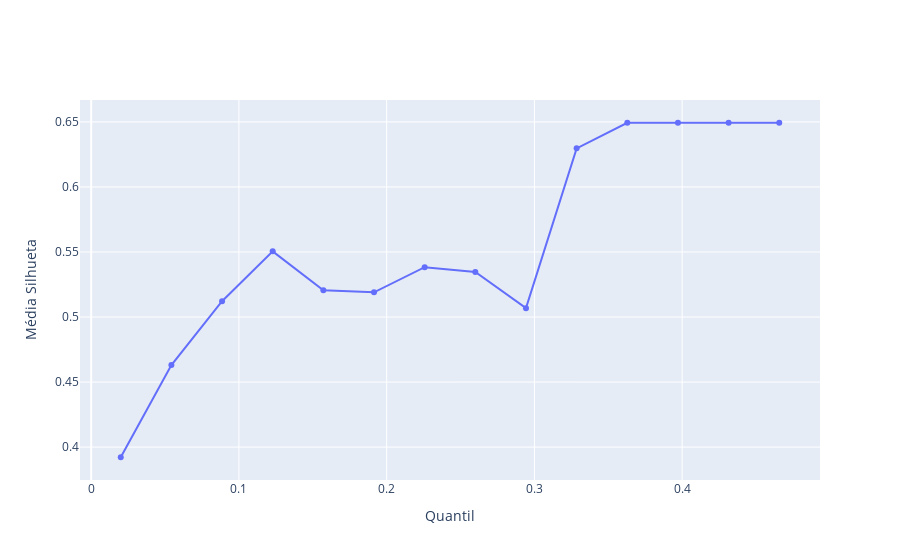

The notebook cell this image was saved under:
### Code cell
fig = go.Figure()
fig.add_trace(go.Scatter(x = quantil_plot,
                         y = valores_silhueta))
fig.update_layout(dict(xaxis_title = 'Quantil',
                       yaxis_title = 'Média Silhueta'))
fig.show()

### Figure 1 — Plotly figure (JSON) as saved in the notebook; plotly's stock layout.template omitted (floating-point values rounded to 4 significant figures)
{"data": [{"type": "scatter", "x": [0.02, 0.05429, 0.08857, 0.1229, 0.1571, 0.1914, 0.2257, 0.26, 0.2943, 0.3286, 0.3629, 0.3971, 0.4314, 0.4657], "y": [0.3922, 0.4631, 0.5122, 0.5505, 0.5206, 0.519, 0.5383, 0.5347, 0.5068, 0.6297, 0.6494, 0.6494, 0.6494, 0.6494]}], "layout": {"xaxis": {"title": {"text": "Quantil"}}, "yaxis": {"title": {"text": "Média Silhueta"}}}}
